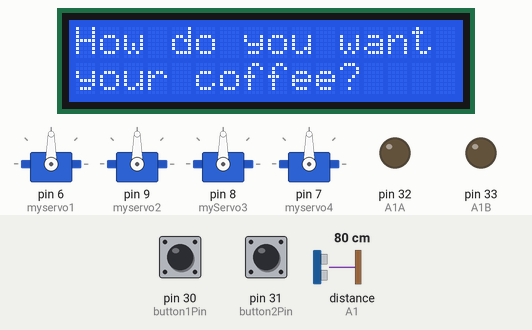
Recording of a sketch running on a simulated Arduino Mega 2560, built with avr-gcc and run on an emulated ATmega2560. On the bench: 16×2 character LCD, 4 × servo, output pins drawn as LEDs (lit = HIGH). The test bench sets the inputs (shaded band); at power-on: pin 30 (button1Pin) HIGH, pin 31 (button2Pin) HIGH, distance to the obstacle (sensor on A1) 80 cm. The echo pulse lasts 58.3 µs per cm; pins used as bus, display or sensor lines are not drawn; what the sketch prints to the serial monitor is not drawn.

Above: at 1.2 s.
1.3 s: pin 30 (button1Pin) pulled LOW for 0.15 s
At 2.0 s:
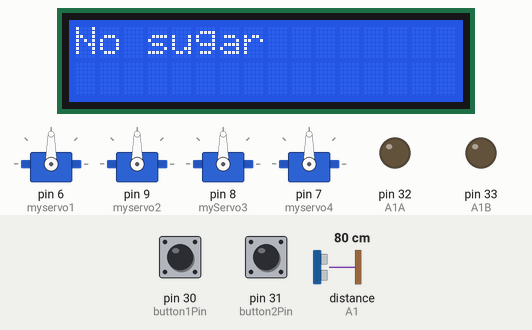
At 7.8 s:
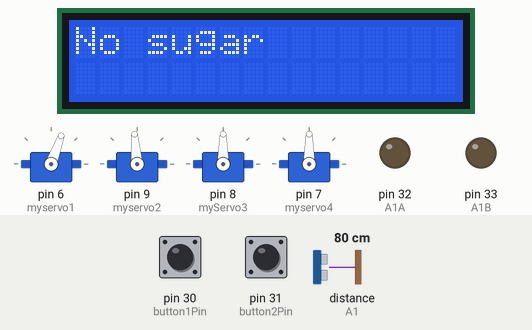
Timing chart, 0 to 10.8 s (numbered marks = the images above; inputs shaded):
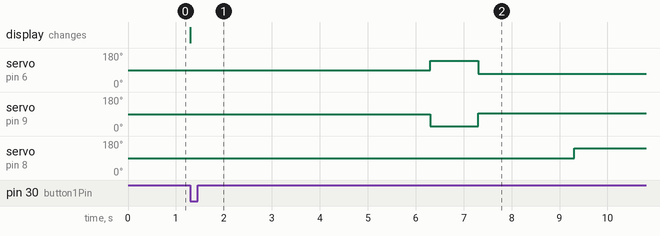

Measured:
- after the input at 1.3 s, servo on pin 6 (myservo1): 90° → 140° after 5.0 s, → 70° 1.0 s later; servo on pin 9 (myservo2): 90° → 25° after 5.0 s, → 95° 1.0 s later; servo on pin 8 (myServo3): 90° → 141° after 8.0 s; the display: changes at once (image 1)

The sketch:

Coffee_Automatic_Dispenser.ino
```cpp
#include <LiquidCrystal.h>
#include <Servo.h>

// initialize the library with the numbers of the interface pins
LiquidCrystal lcd(12, 11, 5, 4, 3, 2);

// define button pins
const int button1Pin = 30;
const int button2Pin = 31;
const int trigPin = A0;
const int echoPin = A1;

// define H-bridge pins
const int A1A = 32;
const int A1B = 33;

// define servo pins
Servo myservo1; // Servo 1 cupdispenser
Servo myservo2; // Servo 2 cupdispenser
Servo myServo3; // Continuous servo
Servo myservo4; // Servo 4 sugar dispenser


const int delayTime = 1000;

void setup() {
  Serial.begin(115200);
  // set up the LCD's number of columns and rows
  lcd.begin(16, 2);

  // initialize button pins
  pinMode(button1Pin, INPUT);
  pinMode(button2Pin, INPUT);

  // Enable the internal pull-up resistors for the buttons
  digitalWrite(button1Pin, HIGH);
  digitalWrite(button2Pin, HIGH);

  // initialize servo pins
  myservo1.attach(6); // Servo 1 attached to pin 9
  myservo2.attach(9); // Servo 2 attached to pin 10
  myServo3.attach(8);  // Servo 3 attached to pin 8
  myservo4.attach(7); // Servo 4 attached to pin 7

  // initialize H-bridge pins
  pinMode(A1A, OUTPUT);
  pinMode(A1B, OUTPUT);

  // initialize ultrasonic sensor pins
  pinMode(trigPin, OUTPUT);
  pinMode(echoPin, INPUT);

  // print the initial message on the LCD
  lcd.clear();
  lcd.print("How do you want");
  lcd.setCursor(0, 1);
  lcd.print("your coffee?");

}

void loop() {
  // Call function to handle button presses
  int buttonPressed = LCD_Display();
  if (buttonPressed) {
    // Start a timer for 15 seconds
    unsigned long startTime = millis();
    while (millis() - startTime < 3000)
    {
      delay(1000); // Wait for 1 second
    }

    // Call function for the cup dispenser
    cupDispenser();
    delay(2000);

    // Turn on the DC motor
    myServo3.writeMicroseconds(2000);
    delay(2000);

    // Check if button1 is pressed
    if (digitalRead(button1Pin) == HIGH) {
      Button1Pressed();
    }
      // Check if button2 is pressed
     else if (digitalRead(button2Pin) == HIGH) {
        Button2Pressed();
    }
  }
}


void Button1Pressed() {
  // Wait for an object to be detected
  while (true) {
    // Send ultrasonic signal
    digitalWrite(trigPin, LOW);
    delayMicroseconds(2);
    digitalWrite(trigPin, HIGH);
    delayMicroseconds(10);
    digitalWrite(trigPin, LOW);

    // Measure distance
    int duration = pulseIn(echoPin, HIGH);
    int distance = duration * 0.034 / 2;

    // Send distance measurement to serial monitor
    Serial.print("Distance: ");
    Serial.print(distance);
    Serial.println(" cm");

    // Check if an object is detected
    if ( distance < 4) {

      myServo3.writeMicroseconds(2000);
      delay(3000);
      // Stop continuous servo motor for 10 seconds
      myServo3.writeMicroseconds(1500);
      delay(5000);

      // Dispenses Sugar
      myservo4.write(0); // move the servo to 0 degrees
      delay(2000); // wait for 2 seconds
      myservo4.write(90); // move the servo to 90 degrees

      // Dispenses Coffee
      CoffeeDispenser();

      // Start continuous servo motor again
      myServo3.writeMicroseconds(2000);
      delay(5000);

      // Stop conveyor belt
      myServo3.writeMicroseconds(1500);


      // Exit the while loop
      break;
    }
  }
}

void Button2Pressed() {
  // Wait for an object to be detected
  while (true) {
    // Send ultrasonic signal
    digitalWrite(trigPin, LOW);
    delayMicroseconds(2);
    digitalWrite(trigPin, HIGH);
    delayMicroseconds(10);
    digitalWrite(trigPin, LOW);

    // Measure distance
    int duration = pulseIn(echoPin, HIGH);
    int distance = duration * 0.034 / 2;

    // Send distance measurement to serial monitor
    Serial.print("Distance: ");
    Serial.print(distance);
    Serial.println(" cm");

    // Check if an object is detected
    if (distance < 4) {

      // Stop continuous servo motor for 10 seconds
      myServo3.writeMicroseconds(1500);
      delay(3000);
      // Start continuous servo motor again
      myServo3.writeMicroseconds(2000);
      delay(3000);

      // Dispenses Sugar
      myservo4.write(0); // move the servo to 0 degrees
        delay(2000); // wait for 2 seconds
        myservo4.write(90); // move the servo to 90 degrees

      // Dispenses coffee
      CoffeeDispenser();

      // Exit the while loop
      break;
    }
  }
}


int LCD_Display() {
  bool button1State = digitalRead(button1Pin);
  bool button2State = digitalRead(button2Pin);

  // check if button1 is pressed
  if (!button1State) {
    // switch to "No sugar"
    lcd.clear();
    lcd.print("No sugar");
    delay(delayTime); // wait for 1 second
    return 1;
  }

  // check if button2 is pressed
  else if (!button2State) {
    // switch to "With sugar"
    lcd.clear();
    lcd.print("With sugar");
    delay(delayTime); // wait for 1 second
    return 1;
  }

  // no button pressed
  else {}
  return 0;
}

void cupDispenser() {
  delay(1000); //wait 1s
  myservo1.write(140); myservo2.write(25); //Pull cup back
  delay(1000); //wait 1s
  myservo1.write(70); myservo2.write(95); //push cup forwards
}

void CoffeeDispenser() {
  // make the motor rotate clockwise at half speed
      digitalWrite(A1A, HIGH);
      digitalWrite(A1B, LOW);

      // wait for 10 seconds
      delay(10000);

      // stop the motor
      digitalWrite(A1A, LOW);
      digitalWrite(A1B, LOW);

}
```
